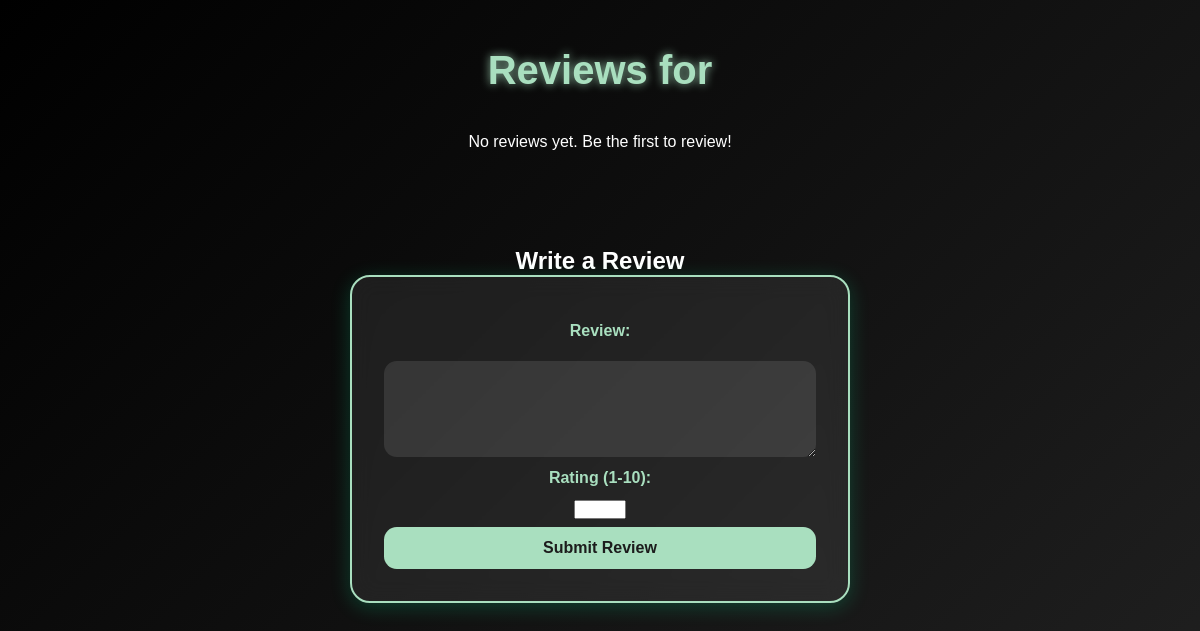
The app's page /movie/14 (signed in), older data.
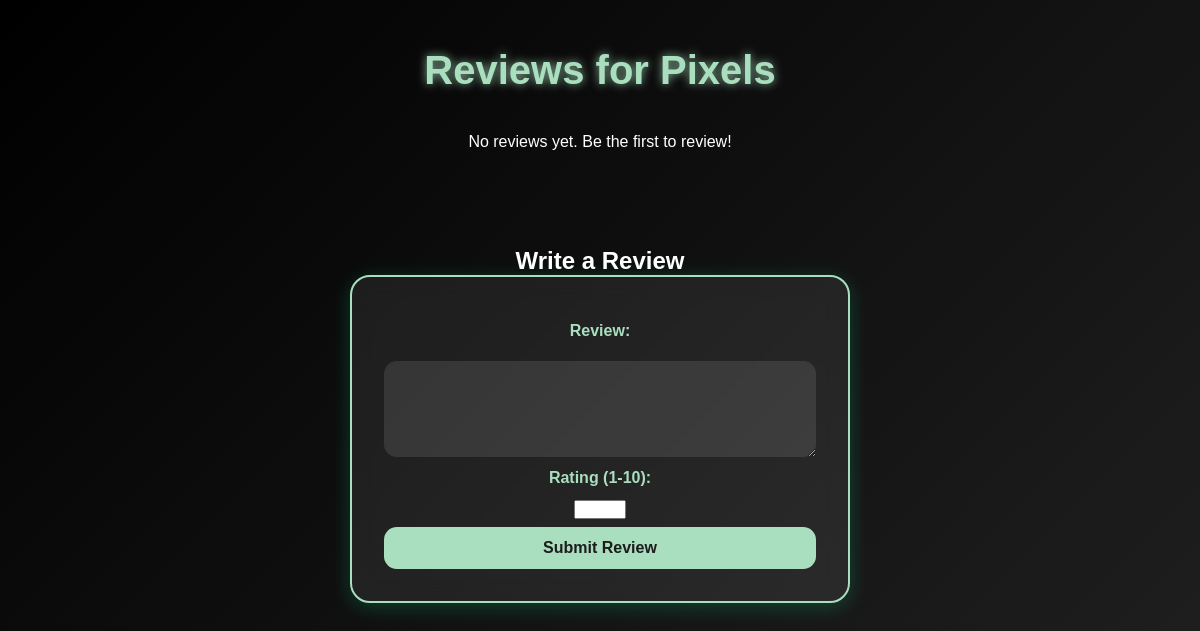
The same page, newer data.
### tables this page shows
CREATE TABLE movies 
(
    movie_id INTEGER PRIMARY KEY AUTOINCREMENT,
    title TEXT NOT NULL,
    genre TEXT NOT NULL,
    score FLOAT,
    year INTEGER,
    director TEXT,
    description TEXT
, image_path TEXT);

### app.py (the view, shortened to what this page needs)
@app.route("/movie/<int:movie_id>", methods=["GET", "POST"])
@login_required
def movie_details(movie_id):
    db = get_db()
    form = ReviewForm()
    movie = db.execute("SELECT * FROM movies WHERE movie_id = ?", (movie_id,)).fetchone()
    reviews = db.execute("SELECT * FROM reviews WHERE movie_id = ?", (movie_id,)).fetchall()
    return render_template("reviews.html", movie=movie,
                           reviews=reviews,
                           form=form)

### forms.py
class ReviewForm(FlaskForm):
    review_text = TextAreaField("Your Review", validators=[InputRequired()])
    rating = IntegerField("Rating (1-10)", validators=[InputRequired(), NumberRange(min=1, max=10)])
    submit = SubmitField("Submit Review")

### app.py (called while the page is built)
@app.before_request
def load_logged_in_user():
    g.user = session.get("user_id")
    g.is_admin = session.get("is_admin", False)

def login_required(view):
    @wraps(view)
    def wrapped_view(*args, **kwargs):
        if g.user is None:
            return(redirect(url_for("login", next=request.url)))
        return view(*args, **kwargs)
    return wrapped_view

### database.py (called while the page is built)
def get_db():
    if "db" not in g:
        g.db = sqlite3.connect(DATABASE,
                                detect_types=sqlite3.PARSE_DECLTYPES
                        )
        g.db.row_factory = sqlite3.Row
    return g.db

### templates/reviews.html (shortened to what this page needs)
<link rel="stylesheet" href="{{ url_for('static', filename='reviews.css') }}">
{% block main_content %}
    <section class="reviews-section">
        <h2 class="reviews-title">Reviews for {{ movie.title }}</h2>
        <div class="carousel-container">
            <div class="reviews-container">
                {% for review in reviews %}
                    <article class="review-card">
                        <p class="review-user"><strong>{{ review.user }}</strong></p>
                        <div class="review-stars">{{ '⭐' * review.rating }}</div>
                        <p class="review-text">{{ review.review_text }}</p>
                    </article>
                {% else %}
                    <p>No reviews yet. Be the first to review!</p>
                {% endfor %}
            </div>
        </div>
    </section>
    <section class="review-form-section">
        <h2>Write a Review</h2>
        <form method="POST" class="review-form">
            <label for="review_text">Review:</label>
            {{ form.review_text(rows=4, cols=50) }}
            <label for="rating">Rating (1-10):</label>
            {{ form.rating() }}
            {{ form.submit() }}
        </form>
    </section>
{% endblock %}

### static/reviews.css (style rules this page uses)
* { margin: 0; padding: 0; box-sizing: border-box; }
.reviews-section { padding: 3rem 1rem; text-align: center; }
.reviews-title { font-size: 2.5rem; font-weight: bold; margin-bottom: 1.5rem; color: #A9DFBF; text-shadow: 0px 0px 10px rgba(169, 223, 191, 0.8); }
.carousel-container { position: relative; max-width: 1200px; margin: 0 auto; overflow: hidden; display: flex; align-items: center; justify-content: center; }
.reviews-container { display: flex; gap: 1.5rem; overflow-x: auto; scroll-behavior: smooth; padding: 1rem; scrollbar-width: none; -ms-overflow-style: none; justify-content: flex-start; }
.review-form-section { text-align: center; margin-top: 2rem; }
.review-form { background: rgba(255, 255, 255, 0.08); border: 2px solid #A9DFBF; padding: 2rem; border-radius: 1.25rem; max-width: 500px; margin: 0 auto; box-shadow: 0px 4px 20px rgba(0, 255, 166, 0.2); backdrop-filter: blur(12px); }
.review-form label { display: block; font-weight: bold; margin: 0.8rem 0; color: #A9DFBF; }
.review-form textarea, .review-form select, .review-form input[type="submit"] { width: 100%; padding: 0.75rem; margin-top: 0.5rem; border-radius: 0.8rem; border: none; outline: none; background: rgba(255, 255, 255, 0.1); color: white; font-size: 1rem; }
.review-form input[type="submit"] { background: #A9DFBF; color: #1c1c1c; font-weight: bold; cursor: pointer; transition: background 0.3s ease, transform 0.2s ease; }

Row changes from the older to the newer data that the page shows:
added movies: title "Pixels"
